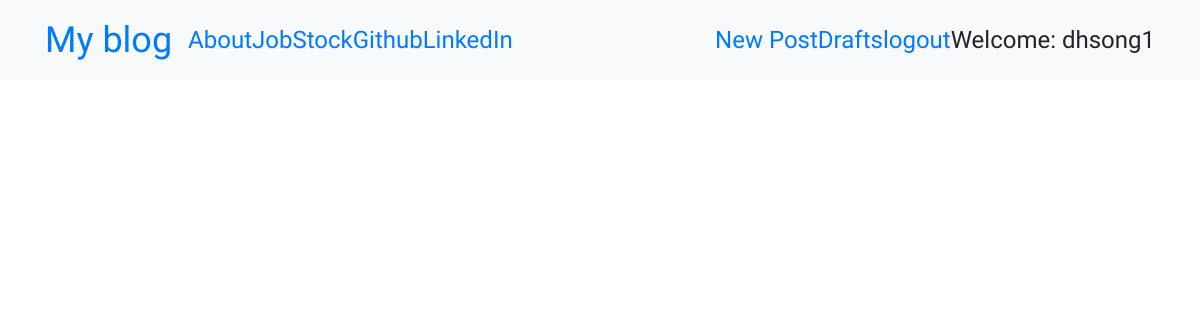
The app's page / (signed in), older data.
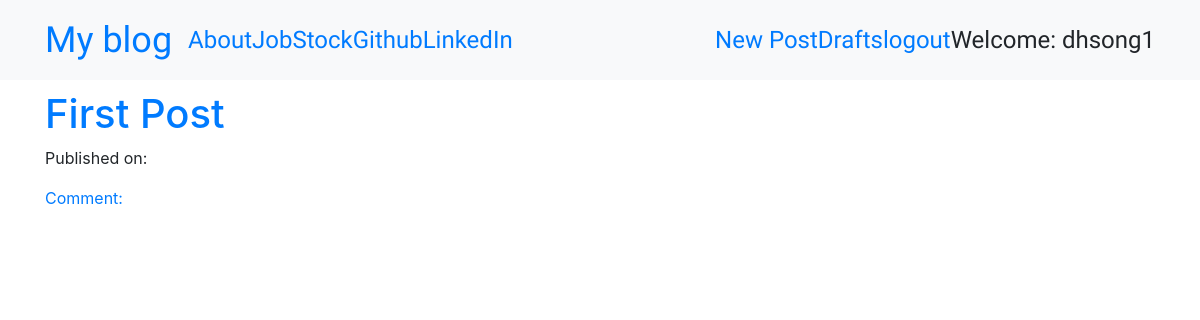
The same page, newer data.
### blog/models.py (models this page shows, shortened)
class Post(models.Model):
    author = models.ForeignKey('auth.User', on_delete=models.CASCADE)
    title = models.CharField(max_length=200)
    text = models.TextField()
    created_date = models.DateTimeField(default=timezone.now)
    published_date = models.DateTimeField(blank=True, null=True)

### blog/views.py (the view)
# urls.py: path('',views.Post_List_View.as_view(),name='post_list'),
class Post_List_View(ListView):
    model = Post
    def get_queryset(self):
        return Post.objects.filter(published_date__lte=timezone.now()).order_by('-published_date')

### blog/templates/blog/post_list.html
{% extends "blog/base.html" %}
{% block content %}
<div class="centerstage">
  {% for post in post_list %}
  <div class="">
    <h1><a href="{% url 'post_detail' pk=post.pk %}">{{ post.title }}</a></h1>
    <div class="date">
      <p>Published on: {{ post.published|date:"D M Y" }}</p>
    </div>
    <a href="{% url 'post_detail' pk=post.pk %}">Comment: {{ post.approved_comment.count }}</a>
  </div>
  {% endfor %}
</div>
{% endblock %}

### blog/templates/blog/base.html (shortened to what this page needs)
<!DOCTYPE html>
{% load static %}
<html>
  <head>
    <link rel="stylesheet" href="https://stackpath.bootstrapcdn.com/bootstrap/4.1.3/css/bootstrap.min.css">
    <link href="https://maxcdn.bootstrapcdn.com/font-awesome/4.7.0/css/font-awesome.min.css" rel="stylesheet">
    <link rel="stylesheet" href="//cdn.jsdelivr.net/npm/medium-editor@latest/dist/css/medium-editor.min.css" type="text/css" media="screen" charset="utf-8">
    <link rel="stylesheet" href="{% static 'css/blog.css' %}">
  </head>
  <body class="loader">
    <nav class="navbar navbar-expand-lg bg-light techfont">
      <div class="container">
        <div class="navbar-nav align-items-center">
          <a class="navbar-brand bigbrand" href="{% url 'post_list' %}">My blog</a>
          <a class="nav-item nav link" href="{% url 'about' %}">About</a>
          <a class="nav-item nav link" href="{% url 'job' %}">Job</a>
          <a class="nav-item nav link" href="{% url 'stock' %}">Stock</a>
          <a class="nav-item nav link" href="https://www.github.com">Github</a>
          <a class="nav-item nav link" href="https://www.linkedin.com">LinkedIn</a>
        </div>
        <div class="navbar-nav align-items-center ml-auto">
          {% if user.is_authenticated %}
            <a class="nav-item nav link"  href="{% url 'post_new' %}">New Post</a>
            <a class="nav-item nav link" href="{% url 'post_draft_list' %}">Drafts</a>
            <a class="nav-item nav link" href="{% url 'logout' %}">logout</a>
            <a>Welcome: {{user.username}}</a>
          {% else %}
            <a class="nav navbar-right" href="{% url 'login' %}" aria-label="Login">
              <span class="fa fa-user" aria-hidden="true"></span></a>
          {% endif %}
        </div>
      </div>
    </nav>
          <div class="content container">
            <div class="row">
              <div class="col-md-8">
                <div class="blog_posts">
                  {% block content %}
                  {% endblock %}
                </div>
              </div>
            </div>
          </div>
  </body>
</html>

### blog/static/css/blog.css (style rules this page uses)
.techfont { font-family: 'Sriracha', cursive; font-size: 1.5em; margin-bottom: 10px; }
.bigbrand { font-size: 1.5em; }
.centerstage { margin-left: auto; margin-right: auto; }

Row changes from the older to the newer data that the page shows:
added Post: title "First Post"
